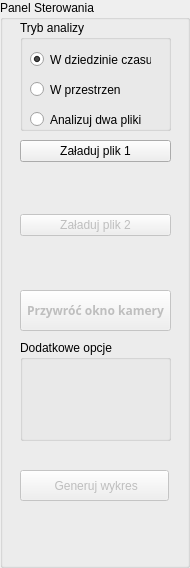
       <widget class="QGroupBox" name="analyseBox">
        <property name="minimumSize">
         <size>
          <width>190</width>
          <height>568</height>
         </size>
        </property>
        <property name="maximumSize">
         <size>
          <width>190</width>
          <height>16777215</height>
         </size>
        </property>
        <property name="styleSheet">
         <string notr="true"/>
        </property>
        <property name="title">
         <string>Panel Sterowania</string>
        </property>
        <widget class="QGroupBox" name="analyseModeBox">
         <property name="geometry">
          <rect>
           <x>20</x>
           <y>20</y>
           <width>151</width>
           <height>111</height>
          </rect>
         </property>
         <property name="title">
          <string>Tryb analizy</string>
         </property>
         <widget class="QRadioButton" name="inTimeRadio">
          <property name="geometry">
           <rect>
            <x>10</x>
            <y>30</y>
            <width>121</width>
            <height>19</height>
           </rect>
          </property>
          <property name="text">
           <string>W dziedzinie czasu</string>
          </property>
          <property name="checked">
           <bool>true</bool>
          </property>
         </widget>
         <widget class="QRadioButton" name="inSpaceRadio">
          <property name="geometry">
           <rect>
            <x>10</x>
            <y>60</y>
            <width>91</width>
            <height>19</height>
           </rect>
          </property>
          <property name="text">
           <string>W przestrzeni</string>
          </property>
         </widget>
         <widget class="QRadioButton" name="in2filesRadio">
          <property name="geometry">
           <rect>
            <x>10</x>
            <y>90</y>
            <width>111</width>
            <height>19</height>
           </rect>
          </property>
          <property name="text">
           <string>Analizuj dwa pliki</string>
          </property>
         </widget>
        </widget>
        <widget class="QPushButton" name="cameraviewpushButton_8">
         <property name="enabled">
          <bool>false</bool>
         </property>
         <property name="geometry">
          <rect>
           <x>20</x>
           <y>290</y>
           <width>151</width>
           <height>41</height>
          </rect>
         </property>
         <property name="font">
          <font>
           <family>Segoe UI Black</family>
           <weight>75</weight>
           <bold>true</bold>
          </font>
         </property>
         <property name="cursor">
          <cursorShape>PointingHandCursor</cursorShape>
         </property>
         <property name="text">
          <string>Przywróć okno kamery</string>
         </property>
        </widget>
        <widget class="QWidget" name="verticalLayoutWidget_24">
         <property name="geometry">
          <rect>
           <x>20</x>
           <y>140</y>
           <width>151</width>
           <height>141</height>
          </rect>
         </property>
         <layout class="QVBoxLayout" name="verticalLayout_26">
          <item>
           <widget class="QPushButton" name="openFile1">
            <property name="cursor">
             <cursorShape>PointingHandCursor</cursorShape>
            </property>
            <property name="text">
             <string>Załaduj plik 1</string>
            </property>
           </widget>
          </item>
          <item>
           <widget class="QLabel" name="openFileLabel1">
            <property name="font">
             <font>
              <family>Century Gothic</family>
              <pointsize>10</pointsize>
              <weight>50</weight>
              <italic>true</italic>
              <bold>false</bold>
             </font>
            </property>
            <property name="text">
             <string/>
            </property>
            <property name="alignment">
             <set>Qt::AlignCenter</set>
            </property>
           </widget>
          </item>
          <item>
           <widget class="QPushButton" name="openFile2">
            <property name="enabled">
             <bool>false</bool>
            </property>
            <property name="cursor">
             <cursorShape>PointingHandCursor</cursorShape>
            </property>
            <property name="text">
             <string>Załaduj plik 2</string>
            </property>
           </widget>
          </item>
          <item>
           <widget class="QLabel" name="openFileLabel2">
            <property name="font">
             <font>
              <family>Segoe UI Symbol</family>
              <pointsize>10</pointsize>
              <weight>50</weight>
              <italic>true</italic>
              <bold>false</bold>
              <underline>false</underline>
              <strikeout>false</strikeout>
             </font>
            </property>
            <property name="text">
             <string/>
            </property>
            <property name="alignment">
             <set>Qt::AlignCenter</set>
            </property>
           </widget>
          </item>
         </layout>
        </widget>
        <widget class="QPushButton" name="analyseProcessButton">
         <property name="enabled">
          <bool>false</bool>
         </property>
         <property name="geometry">
          <rect>
           <x>20</x>
           <y>470</y>
           <width>149</width>
           <height>31</height>
          </rect>
         </property>
         <property name="cursor">
          <cursorShape>PointingHandCursor</cursorShape>
         </property>
         <property name="text">
          <string> Generuj wykres</string>
         </property>
        </widget>
        <widget class="QGroupBox" name="additionalOptionsBox">
         <property name="geometry">
          <rect>
           <x>20</x>
           <y>340</y>
           <width>151</width>
           <height>101</height>
          </rect>
         </property>
         <property name="title">
          <string>Dodatkowe opcje</string>
         </property>
         <widget class="QWidget" name="verticalLayoutWidget_8">
          <property name="geometry">
           <rect>
            <x>0</x>
            <y>20</y>
            <width>156</width>
            <height>81</height>
           </rect>
          </property>
          <layout class="QVBoxLayout" name="verticalLayout_8"/>
         </widget>
        </widget>
       </widget>
